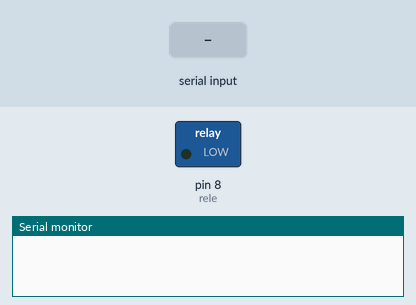
This sketch was run on a simulated Arduino Uno, built with avr-gcc and run on an emulated ATmega328P. Shown: switched loads named in the sketch (green lamp = pin HIGH), the last lines printed to the serial monitor. The test bench sets the inputs (shaded band).

Above: at 1.2 s.
1.3 s: "P." received over Serial
At 2.5 s:
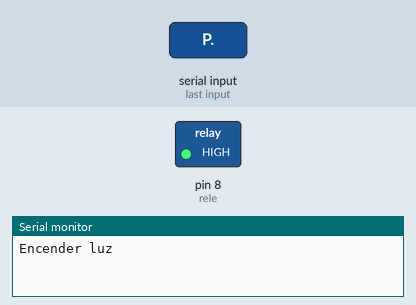
2.8 s: "A." received over Serial
At 3.8 s:
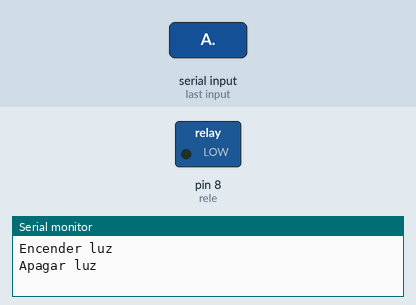
Timing chart, 0 to 5.8 s (numbered marks = the images above; inputs shaded):
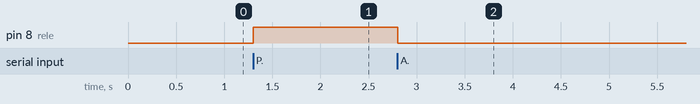

The sketch:

rele_lampara.ino
```cpp
#define rele 8

void setup() {
  // put your setup code here, to run once:
  pinMode(rele, HIGH);
  Serial.begin(9600);
}

void loop() {
  // put your main code here, to run repeatedly:
  if(Serial.available()>0){
    String msj = Serial.readStringUntil('.');
    if(msj == "P" ){
      digitalWrite(rele, HIGH);
      Serial.println("Encender luz");
      }
    else if(msj == "A" ){
      digitalWrite(rele, LOW);
      Serial.println("Apagar luz");
      }
    }
}
```

Measured:
- after the input at 1.3 s, pin 8 (rele): LOW → HIGH at once
- after the input at 2.8 s, pin 8 (rele): HIGH → LOW at once
